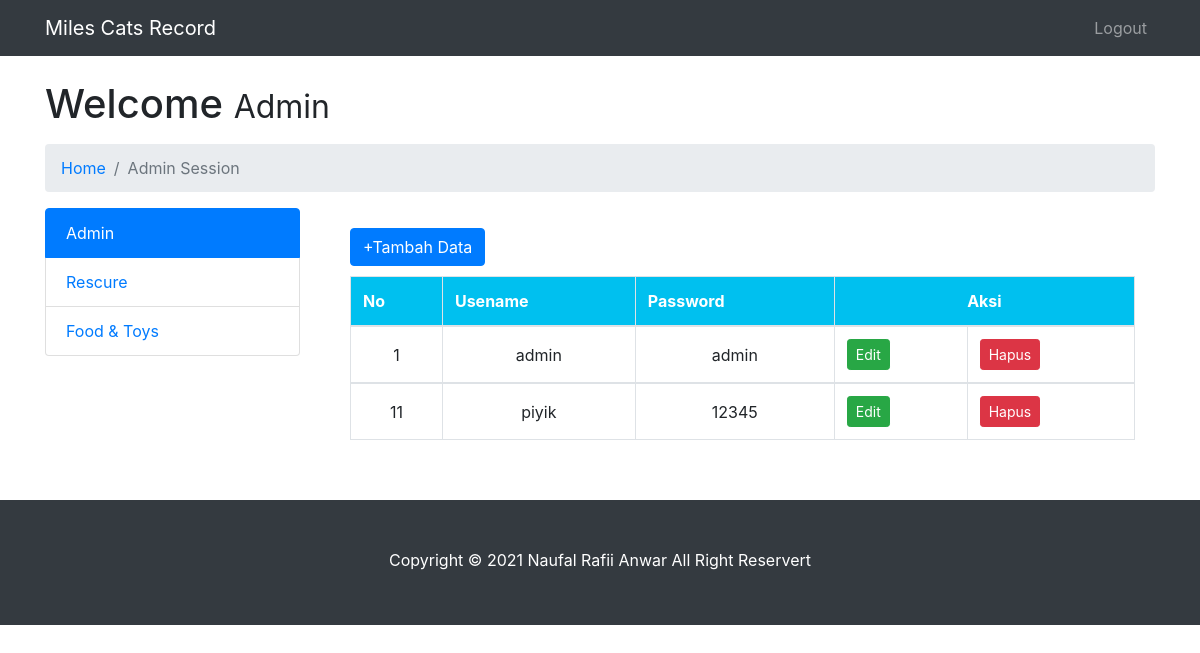
The app's page /admin.php with its own data.
### tables this page shows
CREATE TABLE `user` (
  `id_user` int(20) NOT NULL,
  `username` varchar(20) NOT NULL,
  `password` varchar(20) NOT NULL
);

### db_connect.php (called while the page is built, shortened)
<?php
class db_connect{
	private $username='root';
	private $password='';
	public function connect(){
		try{
			$dbh = new PDO ('mysql:host=localhost;dbname=db_web',$this->username, $this->password);
		}catch (PDOException $e){
			echo 'Error!'.$e->getMessage().'</br>';
			die();
		}
		return $dbh;
	}
	public function ambil_data(){
		$getConn = $this->connect();
		$getUsers =$getConn->prepare("SELECT * FROM user ");
		$getUsers->execute();
		return $getUsers->fetchAll();
	}
}
 ?>

### admin.php (the view, shortened to what this page needs)
<?php
include "db_connect.php";
$db = new db_connect();
?>
<!DOCTYPE html>
<html lang="en">
<head>
  <link href="vendor/bootstrap/css/bootstrap.min.css" rel="stylesheet">
  <link href="css/modern-business.css" rel="stylesheet">
</head>
<body>
  <nav class="navbar fixed-top navbar-expand-lg navbar-dark bg-dark fixed-top">
    <div class="container">
      <a class="navbar-brand" href="index2">Miles Cats Record</a>
      <div class="collapse navbar-collapse" id="navbarResponsive">
        <ul class="navbar-nav ml-auto">
          <li class="nav-item">
            <a class="nav-link" href="Login">Logout</a>
          </li>
        </ul>
      </div>
    </div>
  </nav>
  <header>
    <div class="container">
      <h1 class="mt-4 mb-3">Welcome
        <small>Admin</small>
      </h1>
      <ol class="breadcrumb">
        <li class="breadcrumb-item">
          <a href="index2">Home</a>
        </li>
        <li class="breadcrumb-item active">Admin Session</li>
      </ol>
      <div class="row">
        <div class="col-lg-3 mb-4">
          <div class="list-group">
            <a href="admin" class="list-group-item active">Admin</a>
            <a href="adminrescure" class="list-group-item">Rescure</a>
            <a href="adminshop" class="list-group-item">Food & Toys</a>
          </div>
        </div>
        <div class="col-lg-9 mb-4">
         <div class="content-wrapper">
          <section class="content">
           <div class="box box-info">
             <div style="padding: 20px;">
              <a href="inputuser.php" class="btn btn-primary" style="margin-bottom: 10px">+Tambah Data</a>
              <table class="table table-hover table-bordered">
                <thead style="background-color: #00c0ef; color: white;">
                  <tr>
                    <th align="center">No</th>
                    <th align="center">Usename</th>
                    <th align="center">Password</th>
                    <th align="center" colspan="2"  style="text-align: center;"> Aksi</th>
                  </tr>
                </thead>
                <tbody>
                  <?php
                  foreach ($db->ambil_data()as $d):?>
                    <tr>
                      <td align="center" style="vertical-align: middle;"><?=$d['id_user'] ?></td>
                      <td align="center" style="vertical-align: middle;"><?=$d['username'] ?></td>
                      <td align="center" style="vertical-align: middle;"><?=$d['password'] ?></td>
                      <td style="vertical-align: middle;">
                        <a href="editadmin?id_user=<?=$d['id_user'] ?>" class="btn btn-success btn-sm">Edit</a></td>
                        <td style="vertical-align: middle;">
                          <a href="delete?id_user=<?=$d['id_user'] ?>" class="btn btn-danger btn-sm" onclick="return confirm ('Apakah Yakin Menghapus Data');">Hapus</a></td>
                        </tr>
                      </tbody>
                    <?php endforeach ; ?>
                  </table>
                </section>
            </div>
          </div>
        </div>
      </header>
      <footer class="py-5 bg-dark">
        <div class="container">
        <p style="padding-bottom: 5px" class="m-0 text-center text-white">Copyright &copy; 2021 Naufal Rafii Anwar All Right Reservert </p>
        </div>
      </footer>
    </body>
    </html>

### css/modern-business.css (style rules this page uses)
body { padding-top: 56px; }

### records on screen
user: id_user "1", username "admin", password "admin"
user: id_user "11", username "piyik", password "12345"
